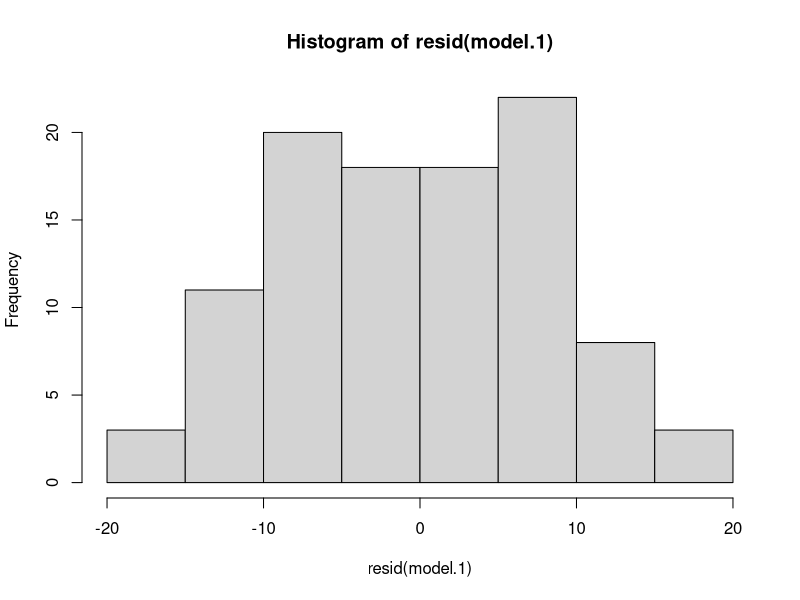
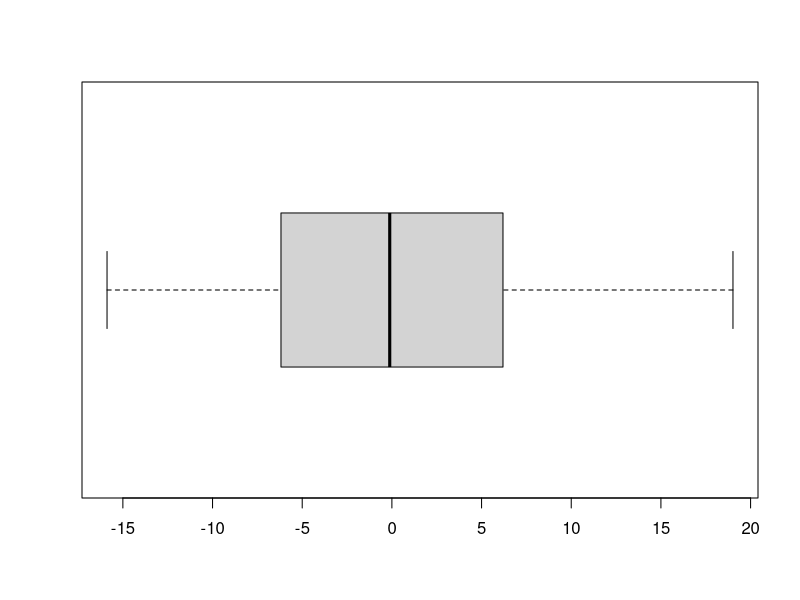
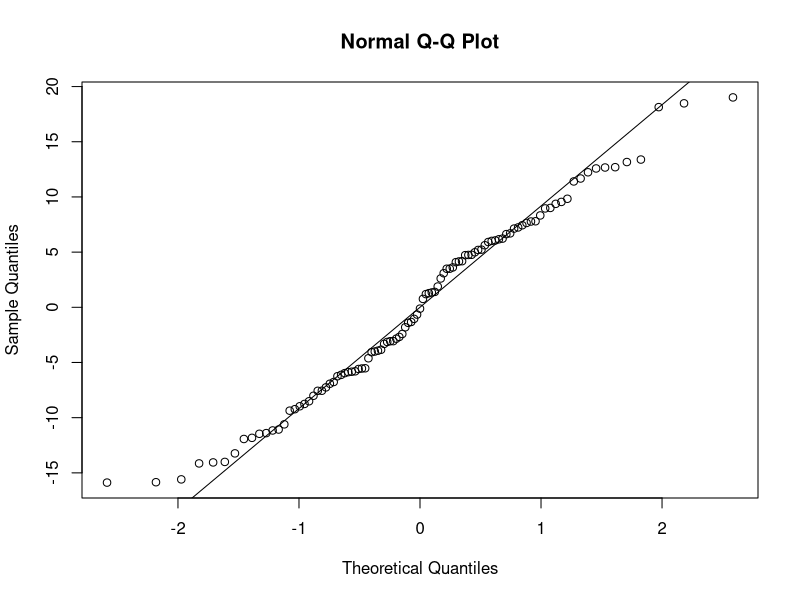
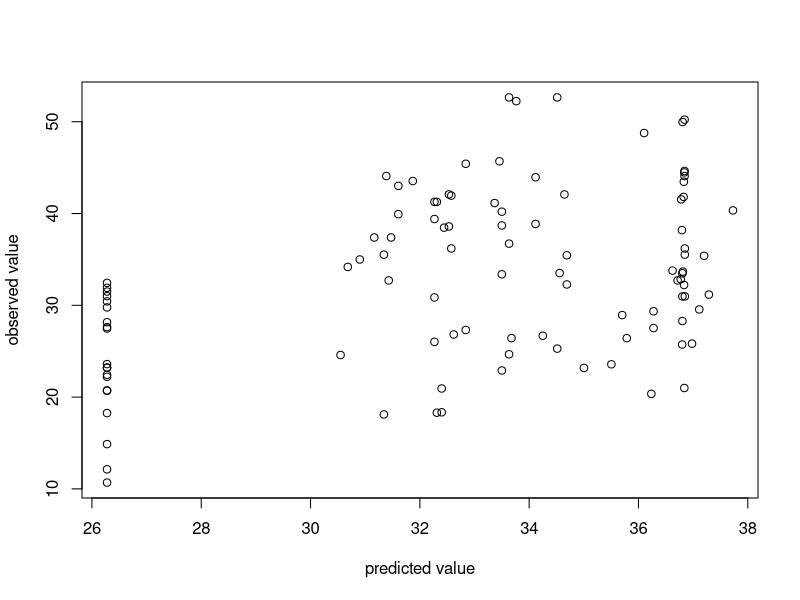
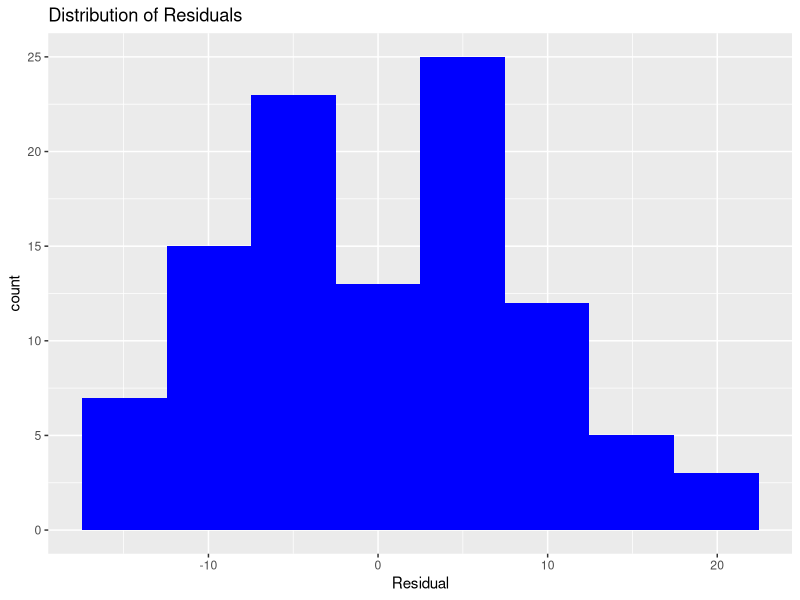
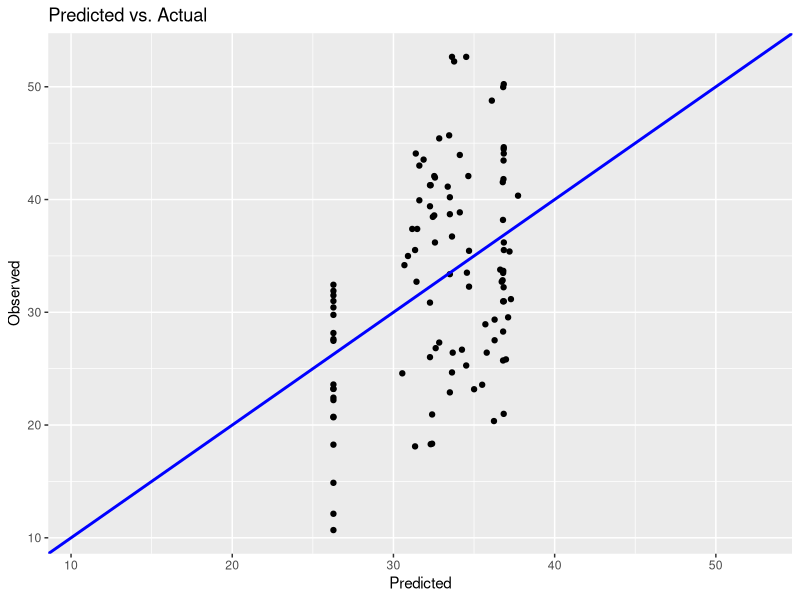

Here is the R script that generated these plots, in order:
## ---- chunk 1
library(tidyverse)
Con <- read_csv("Data/ConcreteStrength.csv")
## rename some columns to make them easier to use in R
Con <- Con %>% dplyr::rename(Strength = "Compressive Strength (28-day)(Mpa)",
       FlyAsh = "Fly ash",
       CoarseAgg = "Coarse Aggr.",
       FineAgg = "Fine Aggr.",
       AirEntrain = "Air Entrainment")
## ---- chunk 2
lm(Strength ~ FlyAsh, data=Con)
## ---- chunk 3
model.1 <- lm(Strength ~ FlyAsh, data=Con)
summary(model.1)
confint(model.1)
## ---- chunk 4
hist(resid(model.1))
boxplot(resid(model.1), horizontal=TRUE)
## ---- chunk 5
qqnorm(resid(model.1))
qqline(resid(model.1))
## ---- chunk 6
plot(fitted(model.1), Con$Strength, xlab="predicted value", ylab="observed value")
## ---- chunk 7
  library(broom)
  model.1 %>% augment %>% head
## ---- chunk 8
  model.1 %>% augment %>% ggplot() +
    geom_histogram(mapping = aes(x=.resid), bins=8, fill="blue") +
    ggtitle("Distribution of Residuals") +
    xlab("Residual")
## ---- chunk 9
obs_max <- max(Con$Strength)
obs_min = min(Con$Strength)
model.1 %>% augment %>% ggplot() +
  geom_point(mapping = aes(x=.fitted, y=Strength), fill="blue") +
  ggtitle("Predicted vs. Actual") +
  ylab("Observed") +
  xlab("Predicted") +
  xlim(obs_min, obs_max) +
  ylim(obs_min, obs_max) +
  geom_abline(slope=1, intercept=0, color="blue", size=1)
